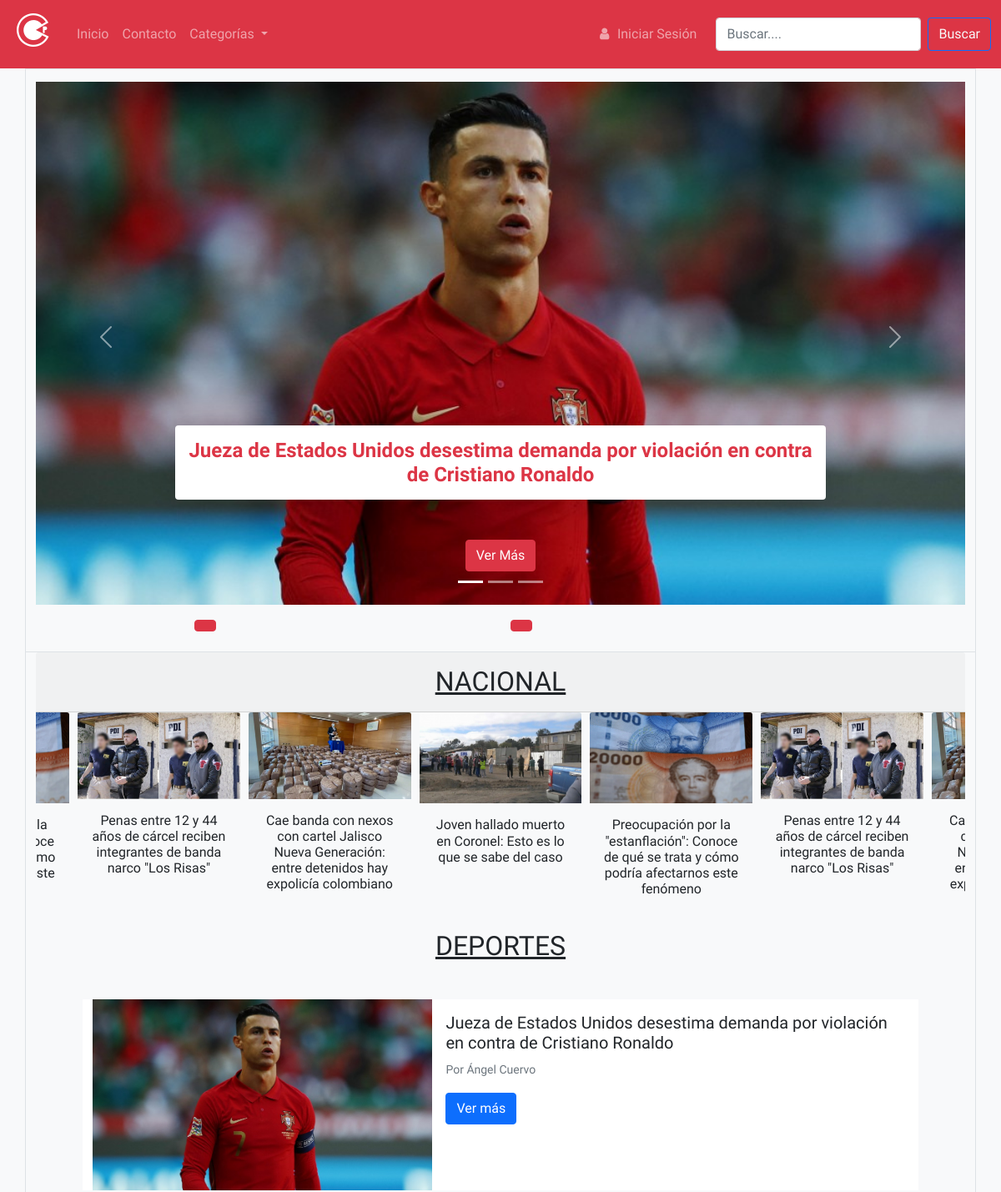
Before: / (upper part) with the older database file.
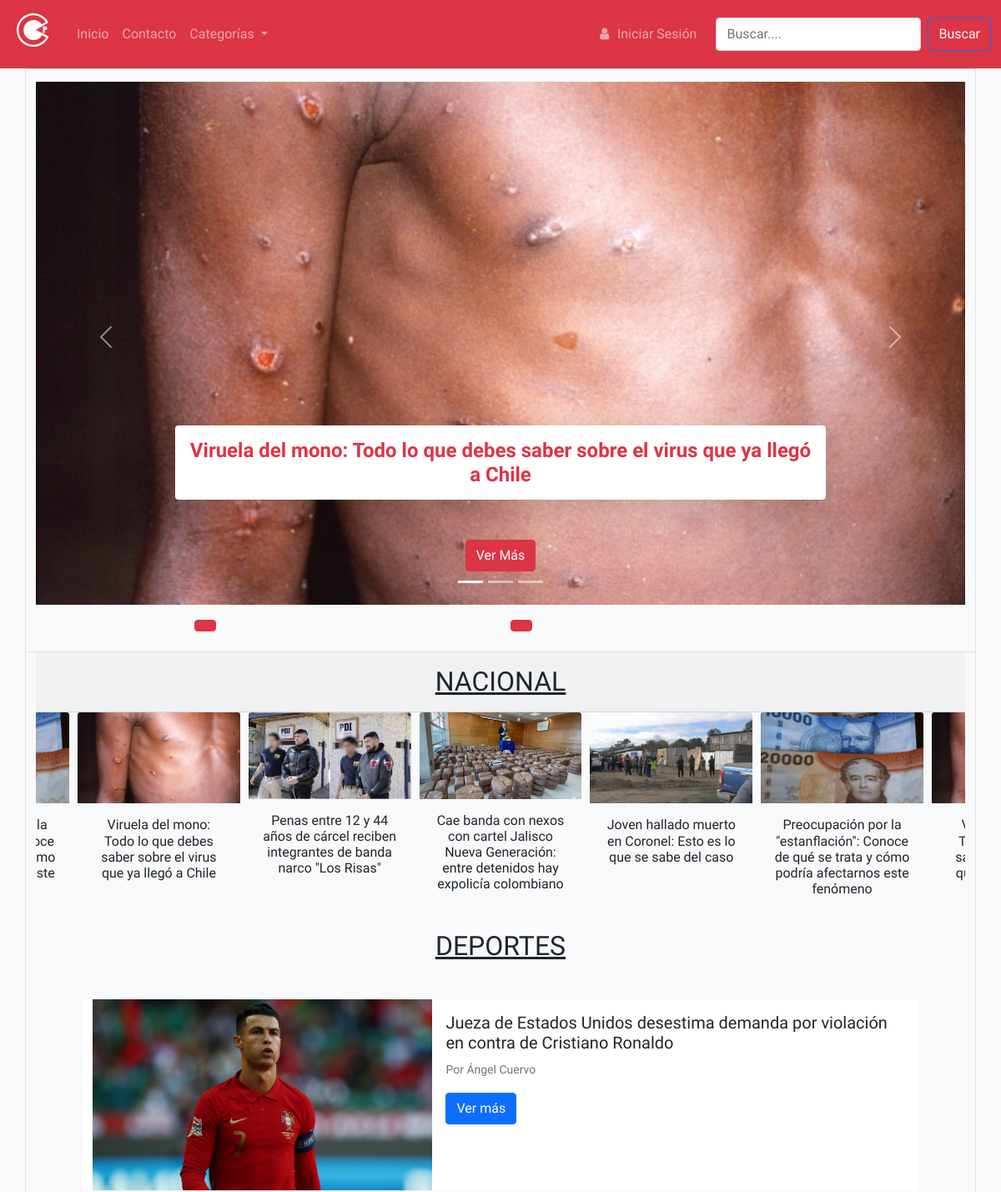
After: the same page with the newer database file.
### webcaosnews/models.py (models this page shows, shortened)
class Noticias(models.Model):
    id_noticia = models.AutoField(primary_key=True),
    usuario = models.CharField(max_length=60,default='--')
    autor = models.CharField(max_length=80,default='--')
    titulo = models.CharField(max_length=100)
    portada = models.ImageField(upload_to='fotos/%Y/%m/%d/',null=False,default='fotos/defecto.png')
    categoria = models.ForeignKey(Categoria,on_delete=models.CASCADE)
    ubicacion = models.ForeignKey(Regiones,on_delete=models.CASCADE)
    contenido = tinymce_models.HTMLField(null=False)
    etiquetas = models.CharField(max_length=150)
    fecha = models.DateField(("Fecha"), default=datetime.date.today)
    aprobada = models.BooleanField(default=False)
    comentario = models.TextField(default='--')

### webcaosnews/views.py (the view)
# urls.py: path('', index,name = 'indx'),
def index(request):
    noticias = Noticias.objects.filter(aprobada=True).order_by('-fecha')[:3]
    noticiasN = Noticias.objects.filter(categoria__nombre = 'Nacional' ,aprobada=True).order_by('-fecha')
    notDeporte = Noticias.objects.filter(categoria__nombre = 'Deportes' ,aprobada=True).last()
    contexto = {"noticiasN": noticiasN, "noticias": noticias, "notDeporte": notDeporte}
    return render(request, "index.html",contexto)

### webcaosnews/templates/index.html (shortened to what this page needs)
{% extends "base.html" %}
{%load static %}
{% block css %}
<link rel="stylesheet" href="{% static 'css/owl.carousel.min.css' %}">
<link rel="stylesheet" href="{% static 'css/owl.theme.default.css' %}">
<link rel="stylesheet" href="{% static 'css/style.css' %}">
{% endblock css %}
{% block contenido %}
<div class="col-12 col-sm-12 col-lg-12">
  <div class="top">
    <div class="container border border-bottom-0">
      <div id="carouselExampleCaptions" class="carousel slide carousel-fade" data-bs-ride="carousel" style="height: 100%;">
        <div class="carousel-indicators">
          <button type="button" data-bs-target="#carouselExampleCaptions" data-bs-slide-to="0" class="active"
            aria-current="true" aria-label="Slide 1"></button>
          <button type="button" data-bs-target="#carouselExampleCaptions" data-bs-slide-to="1"
            aria-label="Slide 2"></button>
          <button type="button" data-bs-target="#carouselExampleCaptions" data-bs-slide-to="2"
            aria-label="Slide 3"></button>
        </div>
        <div class="carousel-inner">
          {% for reg in noticias %}
          <div {% if forloop.first %} class="carousel-item active" {% else %} class="carousel-item" {% endif %}>
            <img src="{{reg.portada.url}}" class="d-block w-100 h-50" alt="{{reg.titulo}}">
            <div class="carousel-caption d-none d-md-block">
              <h5 class="text-danger fs-4 fw-bold shadow-lg p-3 mb-5 bg-body rounded">{{reg.titulo}}</h5>
              <button class="btn btn-danger" onclick="ir({{reg.id}})">Ver Más</button>
            </div>
          </div>
          {% endfor %}
        </div>
        <button class="carousel-control-prev" type="button" data-bs-target="#carouselExampleCaptions"
          data-bs-slide="prev">
          <span class="carousel-control-prev-icon" aria-hidden="true"></span>
        </button>
        <button class="carousel-control-next" type="button" data-bs-target="#carouselExampleCaptions"
          data-bs-slide="next">
          <span class="carousel-control-next-icon" aria-hidden="true"></span>
        </button>
      </div>
    </div>
  </div>
</div>
<div class="container border border-top-0 py-3">
  <div class="row justify-content-center" id="gael">
    <div class="col-sm-6 col-md-6 col-lg-4">
      <div class="btn btn-danger mb-2" id="DolarO"></div>
    </div>
    <div class="col-sm-6 col-md-6 col-lg-4">
      <div class="btn btn-danger mb-2" id="UTF"></div>
    </div>
  </div>
</div>
<div class="container border border-top-0" id="contenido">
  <div class="card-header h2 text-uppercase text-decoration-underline text-center p-3">Nacional</div>
  <div class="owl-carousel owl-theme">
    {% for reg in noticiasN %}
    <div class="item" style="text-decoration: none !important;">
      <div class="card h-100 border-0">
        <img src="{{reg.portada.url}}" alt="" class="card-img-top">
      </div>
      <div class="card-body">
        <a onclick="ir({{reg.id}})">
          <h5 class="card-title fs-6 text fw-normal text-center text-dark">{{reg.titulo}}</h5>
        </a>
      </div>
    </div>
    {% endfor %}
  </div>
  <h2 class="h2 text-uppercase text-decoration-underline text-center p-3">Deportes</h2>
  <div class="row justify-content-center"
    style="padding-top: 20px; padding-bottom: 50px; margin-left: 5%; margin-right: 5%;">
    <div class="card border-0 rounded-0" style="max-width: 100%;">
      <div class="row g-0">
        <div class="col-sm-5">
        </div>
        <div class="col-sm-7" id="hCard">
          <div class="card-body">
            <h5 class="card-title">{{notDeporte.titulo}}</h5>
            <p class="card-text"><small class="text-muted">Por {{notDeporte.autor}}</small></p>
            <a onclick="ir({{notDeporte.id}})" class="btn btn-primary stretched-link">Ver más</a>
          </div>
        </div>
      </div>
    </div>
  </div>
</div>
{% endblock contenido %}

### webcaosnews/templates/base.html (shortened to what this page needs)
{% load static %}
<!DOCTYPE html>
<html lang="es">
<head>
  {% block css %}
  {% endblock css %}
  <link href="https://cdn.jsdelivr.net/npm/bootstrap@5.1.3/dist/css/bootstrap.min.css" rel="stylesheet"
>
  <link rel="stylesheet" href="{% static 'css/fontello.css' %}">
</head>
<body class="d-flex flex-column min-vh-100">
  <nav class="navbar navbar-expand-lg navbar-dark bg-danger sticky-top">
    <div class="container-fluid">
      <a class="navbar-brand" href="{% url 'indx' %}">
        <h1 class="icon-codiepie"></h1>
      </a>
      <div class="collapse navbar-collapse" id="navbarNavDropdown">
        <ul class="navbar-nav">
          <li class="nav-item">
            <a class="nav-link" aria-current="page" href="{% url 'indx' %}">Inicio</a>
          </li>
          <li class="nav-item">
            <a class="nav-link" href="{% url 'cont' %}">Contacto</a>
          </li>
          <li class="nav-item dropdown">
            <a class="nav-link dropdown-toggle" href="#" id="navbarDropdownMenuLink" role="button"
              data-bs-toggle="dropdown" aria-expanded="false">
              Categorías
            </a>
          </li>
        </ul>
      </div>
      <div class="collapse navbar-collapse justify-content-end" id="navbarNavDropdown">
        <ul class="navbar-nav">
          {% if user.is_authenticated %}
          <li class="nav-item me-3">
            <a class="nav-link" id="escribir" href="{% url 'escr' %}"><i
                class="fa-solid fa-pen-to-square"></i>Escribir</a>
          </li>
          <div class="dropdown me-5">
              <button type="button" class="text-light btn btn-outline-danger dropdown-toggle" role="button" data-bs-toggle="dropdown"
                aria-expanded="false">
                {{user.first_name}}
              </button>
              <ul class="dropdown-menu">
                <li><a class="dropdown-item active" href="{% url 'panel' %}">Panel</a></li>
                <li><a class="dropdown-item" href="#">Configuración</a></li>
                <li>
                  <hr class="dropdown-divider">
                </li>
                <li><a class="dropdown-item" href="{% url 'logout' %}">Cerrar sesión</a></li>
              </ul>
          </div>
          {% else %}
          <li class="nav-item">
            <a class="nav-link" id="iniciarSesion" href="{% url 'login' %}"><i class="icon-user"></i> Iniciar Sesión</a>
          </li>
          {% endif %}
          <form class="d-flex" action = "{% url 'BUSCARA' %}" method = "POST">
            <input name="txtBuscar" class="form-control me-2" type="search" placeholder="Buscar...." aria-label="Search">
            <button class="btn btn-outline-primary text-light" type="submit">Buscar</button>
          </form>
        </ul>
      </div>
  </nav>
  {% block contenido %}
  {% endblock contenido %}
</body>
</html>

Changed rows visible on the page:
no longer on this page (row unchanged): Noticias: portada (picture), titulo "Jueza de Estados Unidos desestima demanda por violación en contra de Cristiano Ronaldo"
added Noticias: portada (picture), titulo "Viruela del mono: Todo lo que debes saber sobre el virus que ya llegó a Chile"
